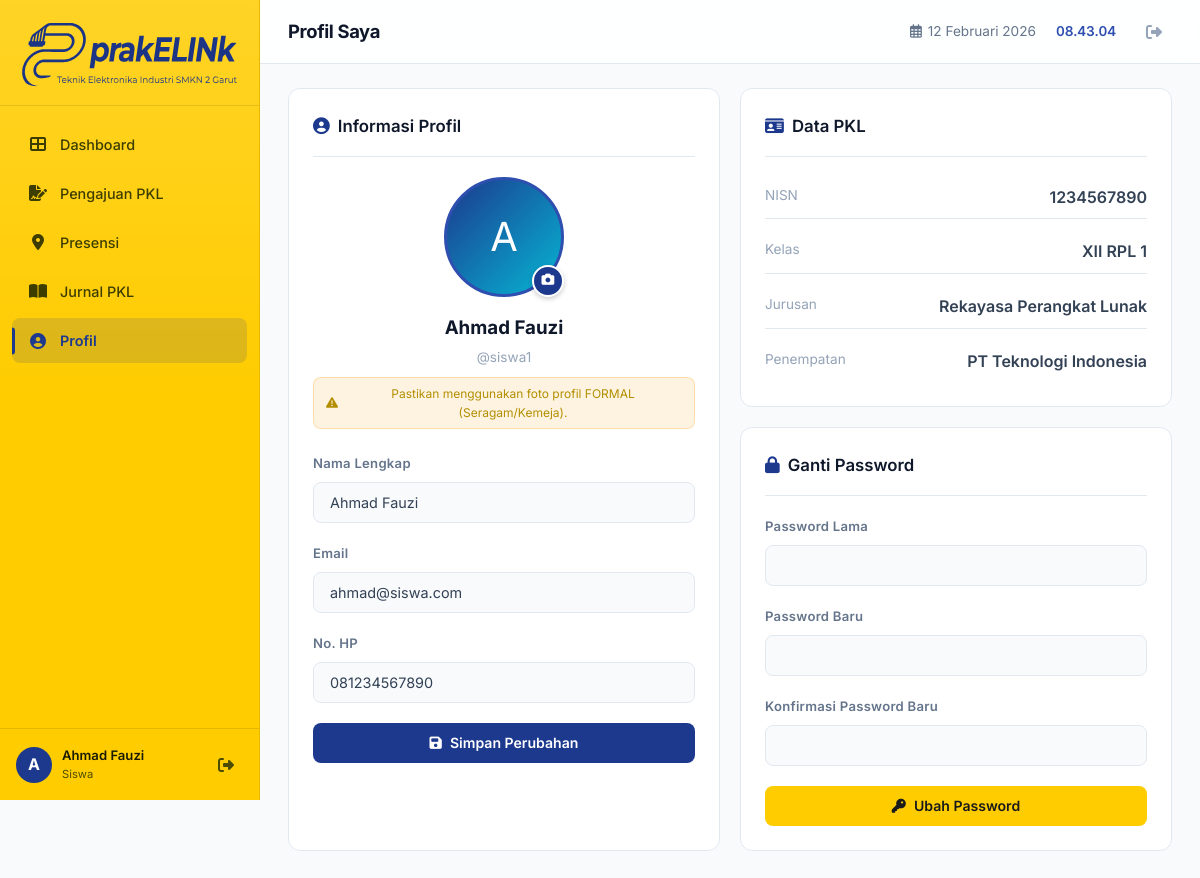
/siswa/profil.php (signed in), run on the app's committed database.
### tables this page shows
CREATE TABLE IF NOT EXISTS siswa (
    id INT AUTO_INCREMENT PRIMARY KEY,
    user_id INT NOT NULL,
    nisn VARCHAR(20) NOT NULL UNIQUE,
    kelas VARCHAR(20) NOT NULL,
    jurusan VARCHAR(100) NOT NULL,
    no_hp VARCHAR(20),
    penempatan_id INT DEFAULT NULL,
    pembimbing_id INT DEFAULT NULL,
    created_at TIMESTAMP DEFAULT CURRENT_TIMESTAMP,
    FOREIGN KEY (user_id) REFERENCES users(id) ON DELETE CASCADE,
    FOREIGN KEY (penempatan_id) REFERENCES penempatan(id) ON DELETE SET NULL,
    FOREIGN KEY (pembimbing_id) REFERENCES users(id) ON DELETE SET NULL
);

CREATE TABLE IF NOT EXISTS users (
    id INT AUTO_INCREMENT PRIMARY KEY,
    username VARCHAR(50) NOT NULL UNIQUE,
    password VARCHAR(255) NOT NULL,
    nama_lengkap VARCHAR(100) NOT NULL,
    email VARCHAR(100),
    role ENUM('admin', 'pembimbing', 'siswa') NOT NULL DEFAULT 'siswa',
    foto VARCHAR(255) DEFAULT NULL,
    is_active TINYINT(1) DEFAULT 1,
    created_at TIMESTAMP DEFAULT CURRENT_TIMESTAMP,
    updated_at TIMESTAMP DEFAULT CURRENT_TIMESTAMP ON UPDATE CURRENT_TIMESTAMP
);

CREATE TABLE IF NOT EXISTS penempatan (
    id INT AUTO_INCREMENT PRIMARY KEY,
    nama_perusahaan VARCHAR(150) NOT NULL,
    alamat TEXT NOT NULL,
    latitude DECIMAL(10, 8) NOT NULL,
    longitude DECIMAL(11, 8) NOT NULL,
    radius_meter INT NOT NULL DEFAULT 100,
    kontak_perusahaan VARCHAR(100),
    tanggal_mulai DATE NOT NULL,
    tanggal_selesai DATE NOT NULL,
    is_active TINYINT(1) DEFAULT 1,
    created_at TIMESTAMP DEFAULT CURRENT_TIMESTAMP
);

### config/auth.php (called while the page is built, shortened)
<?php
function isLoggedIn()
{
    return isset($_SESSION['user_id']);
}
function currentUser()
{
    return [
        'id' => $_SESSION['user_id'],
        'username' => $_SESSION['username'],
        'nama_lengkap' => $_SESSION['nama_lengkap'],
        'role' => $_SESSION['role'],
        'foto' => $_SESSION['foto'] ?? null,
    ];
}

### siswa/profil.php (the view, shortened to what this page needs)
<?php
require_once __DIR__ . '/../config/auth.php';
$db = getDB();
$siswaId = $_SESSION['siswa_id'];
$profile = $db->prepare("
    SELECT u.*, s.nisn, s.kelas, s.jurusan, s.no_hp,
           p.nama_perusahaan, p.alamat as alamat_pkl
    FROM users u
    JOIN siswa s ON s.user_id = u.id
    LEFT JOIN penempatan p ON s.penempatan_id = p.id
    WHERE s.id = ?
");
$profile->execute([$siswaId]);
$profile = $profile->fetch();
include __DIR__ . '/../includes/header.php';
include __DIR__ . '/../includes/sidebar.php';
?>
<link rel="stylesheet" href="https://cdnjs.cloudflare.com/ajax/libs/cropperjs/1.6.2/cropper.min.css">
<main class="main-content">
    <?php include __DIR__ . '/../includes/topbar.php'; ?>
    <div class="grid-2">
        <div class="card animate-item">
            <div class="card-header">
                <h3 class="card-title"><i class="fas fa-user-circle"
                        style="margin-right:8px;color:var(--primary);"></i>Informasi Profil</h3>
            </div>
            <form method="POST" enctype="multipart/form-data" id="profileForm">
                <div style="text-align:center;margin-bottom:24px;position:relative;">
                    <div class="profile-avatar-container"
                        style="position:relative;width:120px;height:120px;margin:0 auto 16px;">
                        <?php if (!empty($profile['foto']) && file_exists(__DIR__ . '/../uploads/profil/' . $profile['foto'])): ?>
                            <img src="<?= BASE_URL ?>/uploads/profil/<?= $profile['foto'] ?>" alt="Foto Profil"
                                id="avatarPreview"
                                style="width:100%;height:100%;object-fit:cover;border-radius:50%;border:3px solid var(--primary-light);">
                        <?php else: ?>
                            <div id="avatarPlaceholder"
                                style="width:100%;height:100%;background:linear-gradient(135deg,var(--primary),var(--accent));border-radius:50%;display:flex;align-items:center;justify-content:center;font-size:2.5rem;color:white;border:3px solid var(--primary-light);">
                                <?= strtoupper(substr($profile['nama_lengkap'], 0, 1)) ?>
                            </div>
                        <?php endif; ?>
                        <label for="fotoInput"
                            style="position:absolute;bottom:0;right:0;background:var(--primary);color:white;width:32px;height:32px;border-radius:50%;display:flex;align-items:center;justify-content:center;cursor:pointer;border:2px solid var(--bg-card);box-shadow:0 2px 5px rgba(0,0,0,0.2);z-index:2;">
                            <i class="fas fa-camera" style="font-size:0.8rem;"></i>
                        </label>
                    </div>
                    <h3 style="color:var(--text-heading);margin-bottom:4px;">
                        <?= htmlspecialchars($profile['nama_lengkap']) ?>
                    </h3>
                    <p style="color:var(--text-muted);font-size:.85rem;margin-bottom:8px;">
                        @<?= htmlspecialchars($profile['username']) ?>
                    </p>
                    <div class="alert alert-warning"
                        style="display:inline-flex;padding:6px 12px;font-size:0.75rem;margin-bottom:0;">
                        <i class="fas fa-exclamation-triangle" style="margin-right:6px;"></i>
                        Pastikan menggunakan foto profil FORMAL (Seragam/Kemeja).
                    </div>
                </div>
                <div class="form-group">
                    <label class="form-label">Nama Lengkap</label>
                    <input type="text" name="nama_lengkap" class="form-control"
                        value="<?= htmlspecialchars($profile['nama_lengkap']) ?>" required>
                </div>
                <div class="form-group">
                    <label class="form-label">Email</label>
                    <input type="email" name="email" class="form-control"
                        value="<?= htmlspecialchars($profile['email'] ?? '') ?>">
                </div>
                <div class="form-group">
                    <label class="form-label">No. HP</label>
                    <input type="text" name="no_hp" class="form-control"
                        value="<?= htmlspecialchars($profile['no_hp'] ?? '') ?>">
                </div>
                <button type="submit" class="btn btn-primary w-full">
                    <i class="fas fa-save"></i> Simpan Perubahan
                </button>
            </form>
        </div>
        <div style="display:flex;flex-direction:column;gap:20px;">
            <div class="card animate-item">
                <div class="card-header">
                    <h3 class="card-title"><i class="fas fa-id-card"
                            style="margin-right:8px;color:var(--primary);"></i>Data PKL</h3>
                </div>
                <div style="display:flex;flex-direction:column;gap:12px;">
                    <div class="info-row"
                        style="display:flex;justify-content:space-between;padding:8px 0;border-bottom:1px solid var(--border);">
                        <span style="color:var(--text-muted);font-size:.85rem;">NISN</span>
                        <span style="font-weight:600;"><?= htmlspecialchars($profile['nisn']) ?></span>
                    </div>
                    <div class="info-row"
                        style="display:flex;justify-content:space-between;padding:8px 0;border-bottom:1px solid var(--border);">
                        <span style="color:var(--text-muted);font-size:.85rem;">Kelas</span>
                        <span style="font-weight:600;"><?= htmlspecialchars($profile['kelas']) ?></span>
                    </div>
                    <div class="info-row"
                        style="display:flex;justify-content:space-between;padding:8px 0;border-bottom:1px solid var(--border);">
                        <span style="color:var(--text-muted);font-size:.85rem;">Jurusan</span>
                        <span style="font-weight:600;"><?= htmlspecialchars($profile['jurusan']) ?></span>
                    </div>
                    <div class="info-row" style="display:flex;justify-content:space-between;padding:8px 0;">
                        <span style="color:var(--text-muted);font-size:.85rem;">Penempatan</span>
                        <span style="font-weight:600;">
                            <?= htmlspecialchars($profile['nama_perusahaan'] ?? 'Belum ditempatkan') ?>
                        </span>
                    </div>
                </div>
            </div>
            <div class="card animate-item">
                <div class="card-header">
                    <h3 class="card-title"><i class="fas fa-lock"
                            style="margin-right:8px;color:var(--primary);"></i>Ganti Password</h3>
                </div>
                <form method="POST">
                    <div class="form-group">
                        <label class="form-label">Password Lama</label>
                        <input type="password" name="current_password" class="form-control" required>
                    </div>
                    <div class="form-group">
                        <label class="form-label">Password Baru</label>
                        <input type="password" name="new_password" class="form-control" required minlength="6">
                    </div>
                    <div class="form-group">
                        <label class="form-label">Konfirmasi Password Baru</label>
                        <input type="password" name="confirm_password" class="form-control" required>
                    </div>
                    <button type="submit" class="btn btn-warning w-full">
                        <i class="fas fa-key"></i> Ubah Password
                    </button>
                </form>
            </div>
        </div>
    </div>
</main>
<?php include __DIR__ . '/../includes/footer.php'; ?>

### includes/sidebar.php (shortened to what this page needs)
<?php
$user = currentUser();
$currentPage = basename($_SERVER['PHP_SELF'], '.php');
$siswaMenu = [
    ['icon' => 'fas fa-th-large', 'label' => 'Dashboard', 'url' => '/siswa/index.php', 'page' => 'index'],
    ['icon' => 'fas fa-file-signature', 'label' => 'Pengajuan PKL', 'url' => '/siswa/pengajuan.php', 'page' => 'pengajuan'],
    ['icon' => 'fas fa-map-marker-alt', 'label' => 'Presensi', 'url' => '/siswa/presensi.php', 'page' => 'presensi'],
    ['icon' => 'fas fa-book-open', 'label' => 'Jurnal PKL', 'url' => '/siswa/jurnal.php', 'page' => 'jurnal'],
    ['icon' => 'fas fa-user-circle', 'label' => 'Profil', 'url' => '/siswa/profil.php', 'page' => 'profil'],
];
$menu = [];
if ($user) {
    switch ($user['role']) {
        case 'siswa':
            $menu = $siswaMenu;
            break;
    }
}
?>
<aside class="sidebar" id="sidebar">
    <div class="sidebar-header">
        <div class="sidebar-brand">
            <img src="<?= BASE_URL ?>/assets/img/logo2.svg" alt="Logo" class="brand-logo"
                style="width:220px;height:auto;">
        </div>
    </div>
    <nav class="sidebar-nav">
        <ul class="nav-list">
            <?php foreach ($menu as $item): ?>
                <li class="nav-item">
                    <a href="<?= BASE_URL . $item['url'] ?>"
                        class="nav-link <?= $currentPage === $item['page'] ? 'active' : '' ?>" style="position:relative;">
                        <i class="<?= $item['icon'] ?>"></i>
                        <span>
                            <?= $item['label'] ?>
                        </span>
                    </a>
                </li>
            <?php endforeach; ?>
        </ul>
    </nav>
    <div class="sidebar-footer">
        <div class="user-info">
            <div class="user-avatar" style="overflow:hidden;">
                <?php if (!empty($user['foto']) && file_exists(__DIR__ . '/../uploads/profil/' . $user['foto'])): ?>
                    <img src="<?= BASE_URL ?>/uploads/profil/<?= $user['foto'] ?>" alt="Foto"
                        style="width:100%;height:100%;object-fit:cover;">
                <?php else: ?>
                    <span style="font-weight:700;font-size:1rem;color:white;">
                        <?= strtoupper(substr($user['nama_lengkap'] ?? 'U', 0, 1)) ?>
                    </span>
                <?php endif; ?>
            </div>
            <div class="user-details">
                <span class="user-name">
                    <?= htmlspecialchars($user['nama_lengkap'] ?? '') ?>
                </span>
                <span class="user-role">
                    <?php
                    $roleLabel = match ($user['role'] ?? '') {
                        'admin' => 'Admin',
                        'pembimbing' => 'Guru',
                        'siswa' => 'Siswa',
                        default => ucfirst($user['role'] ?? '')
                    };
                    ?>
                    <?= $roleLabel ?>
                </span>
            </div>
        </div>
        <a href="<?= BASE_URL ?>/auth/logout.php" class="logout-btn" title="Logout">
            <i class="fas fa-sign-out-alt"></i>
        </a>
    </div>
</aside>

### data on the page
siswa: user.nama_lengkap "A", user.nama_lengkap "Ahmad Fauzi", user.role "Siswa", user.username "siswa1", nama_lengkap "Ahmad Fauzi", email "ahmad@siswa.com", no_hp "081234567890", nisn "1234567890", kelas "XII RPL 1", jurusan "Rekayasa Perangkat Lunak", penempatan.nama_perusahaan "PT Teknologi Indonesia"

### other printed values
$item['label'] "Dashboard"
$item['label'] "Pengajuan PKL"
$item['label'] "Presensi"
$item['label'] "Jurnal PKL"
$item['label'] "Profil"
$pageTitle "Profil Saya"
